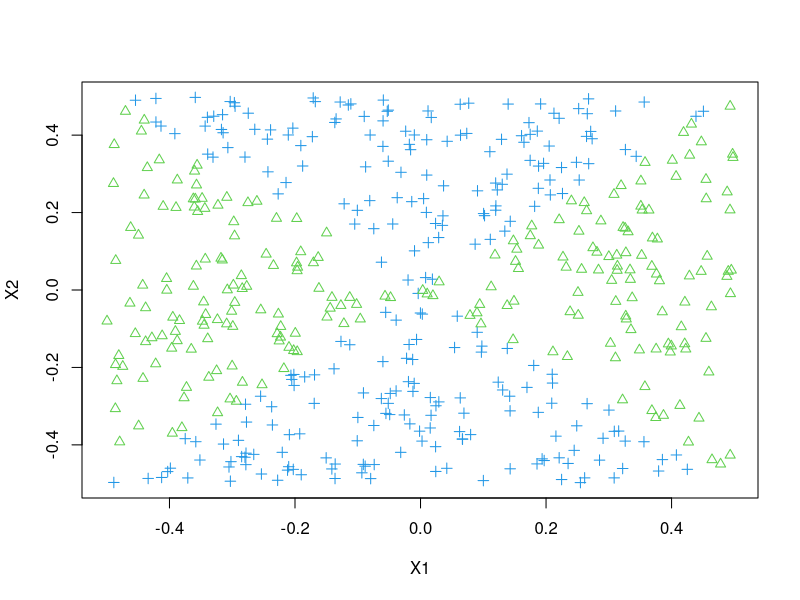
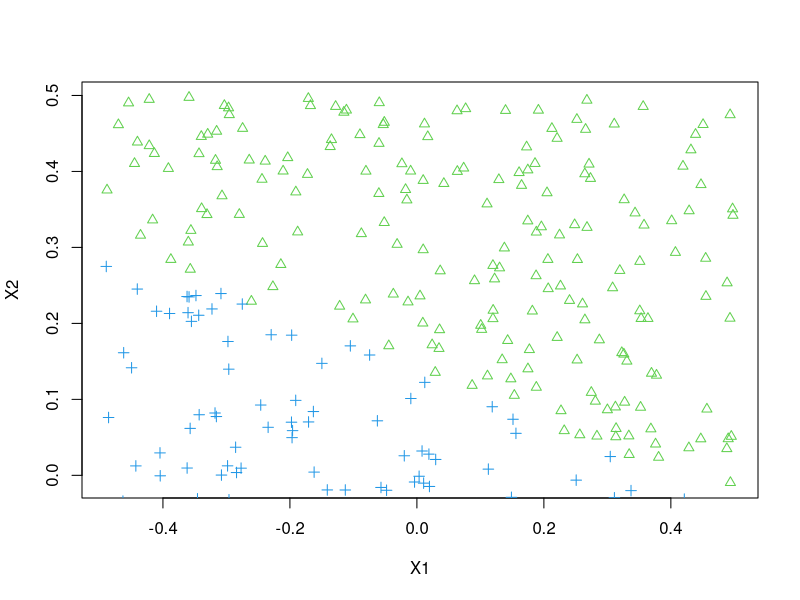
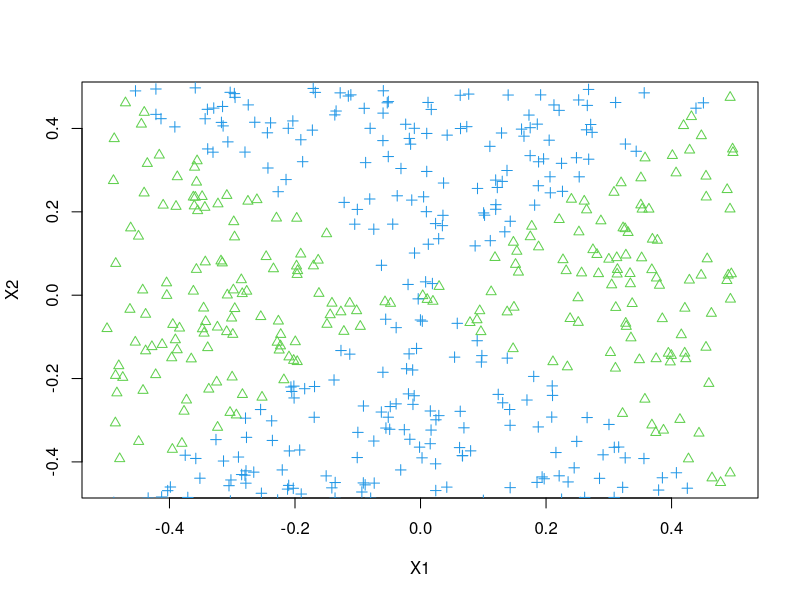
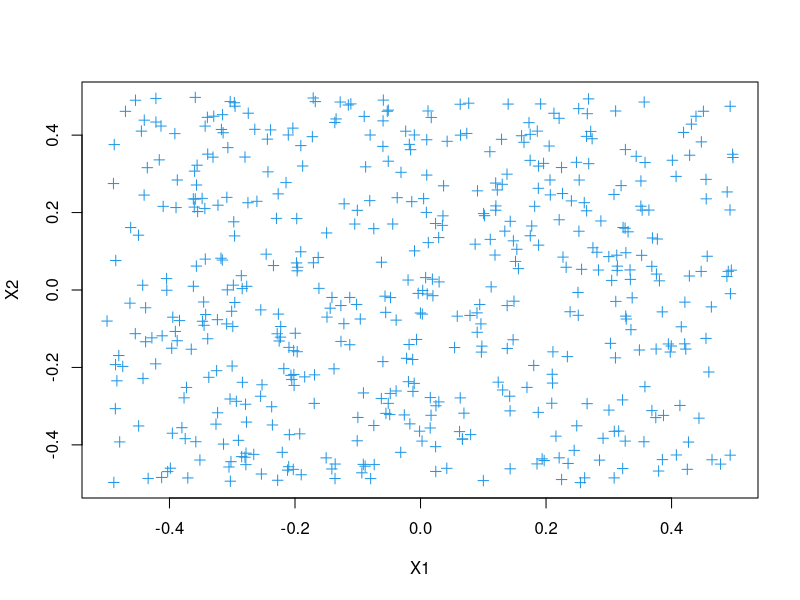
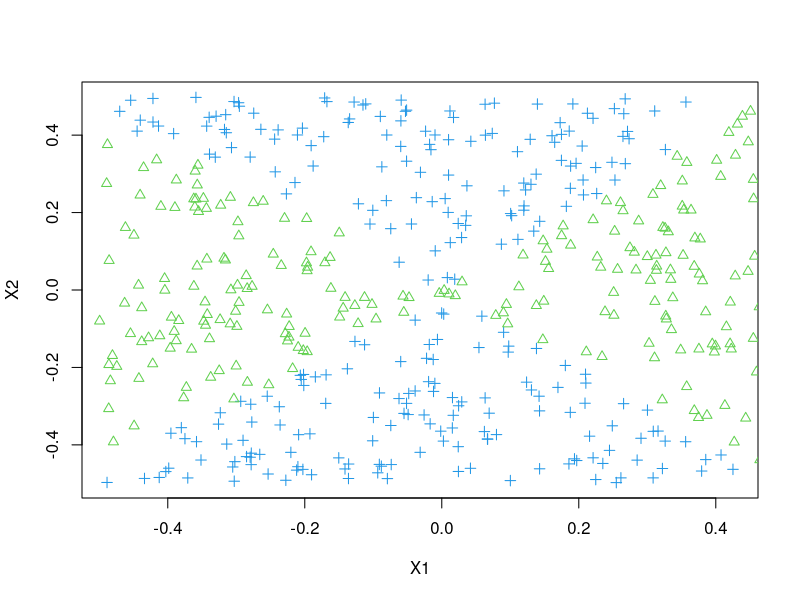

R code for these plots, in order:
#--------------------------------------------------------------------------------------
#Vandana Anand
#Kratika Agrawal
#Homework5 Question5
#--------------------------------------------------------------------------------------

set.seed(11)

#answer a
x1=runif (500) - 0.5
x2=runif (500) - 0.5
y=1*( x1^2-x2^2 > 0)

#answer b
plot(x1,x2,xlab="X1",ylab="X2",col=(4-y),pch=(3-y))

#answer c
lr.fit = glm(y ~ x1+x2,family="binomial")
summary(lr.fit)

#answer d
data = data.frame(x1 = x1, x2 = x2, y = y)
data.probs = predict(lr.fit, data, type = "response")
data.preds = rep(0, 500)
data.preds[data.probs > 0.47] = 1
plot(data[data.preds == 1, ]$x1, data[data.preds == 1, ]$x2, col = (4 - 1), pch = (3 - 1), xlab = "X1", ylab = "X2")
points(data[data.preds == 0, ]$x1, data[data.preds == 0, ]$x2, col = (4 - 0), pch = (3 - 0))

#answer e
lr.nl.fit = glm(y ~ poly(x1, 2) + poly(x2, 2) + I(x1 * x2), family = "binomial")
summary(lr.nl.fit)

#answer f
lr.nl.probs = predict(lr.nl.fit, data, type = "response")
lr.nl.preds = rep(0, 500)
lr.nl.preds[lr.nl.probs > 0.47] = 1
plot(data[lr.nl.preds == 1, ]$x1, data[lr.nl.preds == 1, ]$x2, col = (4 - 1), pch = (3 - 1), xlab = "X1", ylab = "X2")
points(data[lr.nl.preds == 0, ]$x1, data[lr.nl.preds == 0, ]$x2, col = (4 - 0), pch = (3 - 0))


#answer g
library(e1071)
data$y = as.factor(data$y)
svm.fit = svm(y~x1+x2, data, kernel = "linear", cost = 0.01)
summary(svm.fit)
svm.preds = predict(svm.fit, data)
plot(data[svm.preds == 0, ]$x1, data[svm.preds == 0, ]$x2, col = (4 - 0), pch = (3 - 0), xlab = "X1", ylab = "X2")
points(data[svm.preds == 1, ]$x1, data[svm.preds == 1, ]$x2, col = (4 - 1), pch = (3 - 1))

#answer h
data$y = as.factor(data$y)
svm.nl.fit = svm(y~x1+x2, data, kernel = "radial", gamma = 1)
summary(svm.nl.fit)
svm.nl.preds = predict(svm.nl.fit, data)
plot(data[svm.nl.preds == 0, ]$x1, data[svm.nl.preds == 0, ]$x2, col = (4 - 0), pch = (3 - 0), xlab = "X1", ylab = "X2")
points(data[svm.nl.preds == 1, ]$x1, data[svm.nl.preds == 1, ]$x2, col = (4 - 1), pch = (3 - 1))